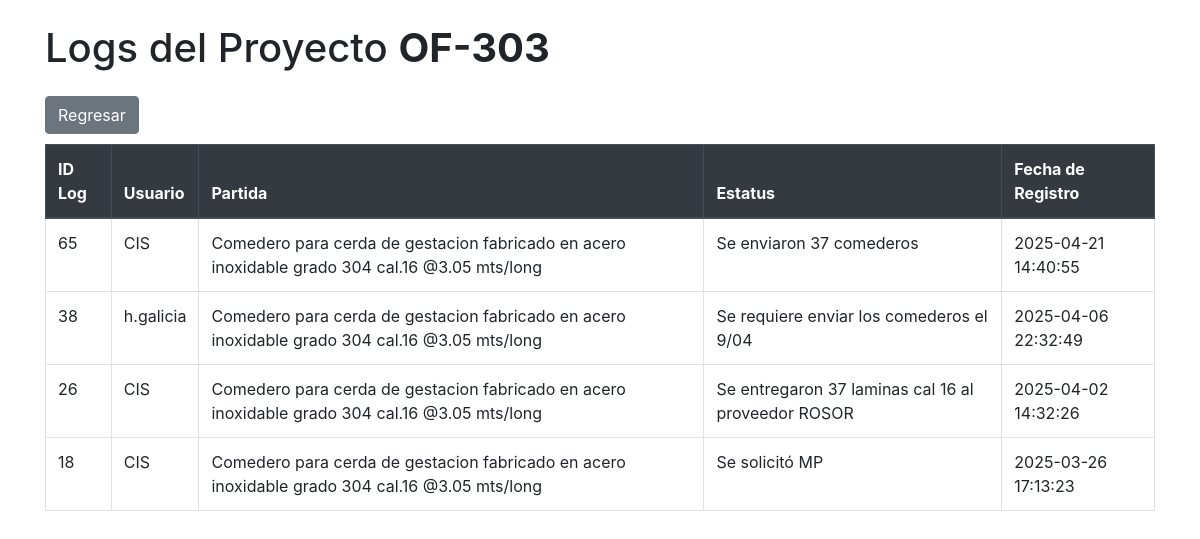
Page /ERP/ver_logs.php?id=303 (signed in) on the committed database.
### tables this page shows
CREATE TABLE `registro_estatus` (
  `id` int(11) NOT NULL,
  `id_proyecto` varchar(100) DEFAULT NULL,
  `estatus_log` varchar(255) DEFAULT 'sin registro',
  `fecha_log` timestamp NOT NULL DEFAULT current_timestamp(),
  `id_usuario` int(11) DEFAULT NULL,
  `id_partida` int(11) DEFAULT NULL,
  `id_fab` int(11) DEFAULT NULL
);

CREATE TABLE `users` (
  `id` int(11) NOT NULL,
  `username` varchar(50) NOT NULL,
  `password` varchar(90) NOT NULL,
  `role` varchar(50) DEFAULT NULL,
  `nombre` varchar(50) NOT NULL,
  `apellido` varchar(80) NOT NULL
);

CREATE TABLE `partidas` (
  `id` int(11) NOT NULL,
  `descripcion` varchar(255) NOT NULL,
  `cod_fab` varchar(100) NOT NULL,
  `proceso` varchar(10) DEFAULT NULL,
  `cantidad` int(11) NOT NULL,
  `unidad_medida` varchar(10) NOT NULL,
  `precio_unitario` float NOT NULL,
  `subtotal` decimal(10,2) GENERATED ALWAYS AS (`cantidad` * `precio_unitario`) VIRTUAL,
  `iva` decimal(10,2) GENERATED ALWAYS AS (`subtotal` * 0.16) VIRTUAL,
  `total` decimal(10,2) GENERATED ALWAYS AS (`subtotal` + `iva`) VIRTUAL,
  `id_pd` int(11) DEFAULT NULL
);

### ERP/ver_logs.php (the view, shortened to what this page needs)
<?php
require 'C:/xampp/htdocs/db_connect.php';
$proyecto_id = $_GET['id'];
$sql = "SELECT
            re.id,
            u.username AS nombre_usuario,
            p.descripcion AS nombre_partida,
            re.estatus_log,
            re.fecha_log
        FROM registro_estatus re
        INNER JOIN partidas p ON re.id_partida = p.id
        INNER JOIN users u ON re.id_usuario = u.id
        WHERE re.id_fab = ?  -- Filtrar por id_fab de orden_fab
        ORDER BY re.fecha_log DESC";
$stmt = $conn->prepare($sql);
$stmt->bind_param("s", $proyecto_id);
$stmt->execute();
$result = $stmt->get_result();
?>
<!DOCTYPE html>
<html lang="es">
<head>
    <link rel="stylesheet" href="https://stackpath.bootstrapcdn.com/bootstrap/4.5.2/css/bootstrap.min.css">
</head>
<body>
<div class="container mt-4">
    <h1>Logs del Proyecto <b>OF-<?php echo htmlspecialchars($proyecto_id); ?></b></h1>
    <a href="ver_proyecto.php?id=<?php echo urlencode($proyecto_id); ?>" class="btn btn-secondary mt-3" style="margin-bottom: 10px;">Regresar</a>
    <table class="table table-bordered">
        <thead class="thead-dark">
            <tr>
                <th>ID Log</th>
                <th>Usuario</th>
                <th>Partida</th>
                <th>Estatus</th>
                <th>Fecha de Registro</th>
            </tr>
        </thead>
        <tbody>
        <?php
        if ($result->num_rows > 0) {
            while ($row = $result->fetch_assoc()) {
                echo "<tr>";
                echo "<td>" . $row["id"] . "</td>";
                echo "<td>" . htmlspecialchars($row["nombre_usuario"]) . "</td>";
                echo "<td>" . htmlspecialchars($row["nombre_partida"]) . "</td>";
                echo "<td>" . htmlspecialchars($row["estatus_log"]) . "</td>";
                echo "<td>" . htmlspecialchars($row["fecha_log"]) . "</td>";
                echo "</tr>";
            }
        } else {
            echo "<tr><td colspan='5' class='text-center'>No hay logs registrados para este proyecto.</td></tr>";
        }
        ?>
        </tbody>
    </table>
</div>
</body>
</html>

### rows in the picture
registro_estatus: id "65", id_usuario.username "CIS", id_partida.descripcion "Comedero para cerda de gestacion fabricado en acero inoxidable grado 304 cal.16 @3.05 mts/long", estatus_log "Se enviaron 37 comederos", fecha_log "2025-04-21 14:40:55"
registro_estatus: id "38", id_usuario.username "h.galicia", id_partida.descripcion "Comedero para cerda de gestacion fabricado en acero inoxidable grado 304 cal.16 @3.05 mts/long", estatus_log "Se requiere enviar los comederos el 9/04", fecha_log "2025-04-06 22:32:49"
registro_estatus: id "26", id_usuario.username "CIS", id_partida.descripcion "Comedero para cerda de gestacion fabricado en acero inoxidable grado 304 cal.16 @3.05 mts/long", estatus_log "Se entregaron 37 laminas cal 16 al proveedor ROSOR", fecha_log "2025-04-02 14:32:26"
registro_estatus: id "18", id_usuario.username "CIS", id_partida.descripcion "Comedero para cerda de gestacion fabricado en acero inoxidable grado 304 cal.16 @3.05 mts/long", estatus_log "Se solicitó MP", fecha_log "2025-03-26 17:13:23"

### other values in the picture
$proyecto_id "303"
